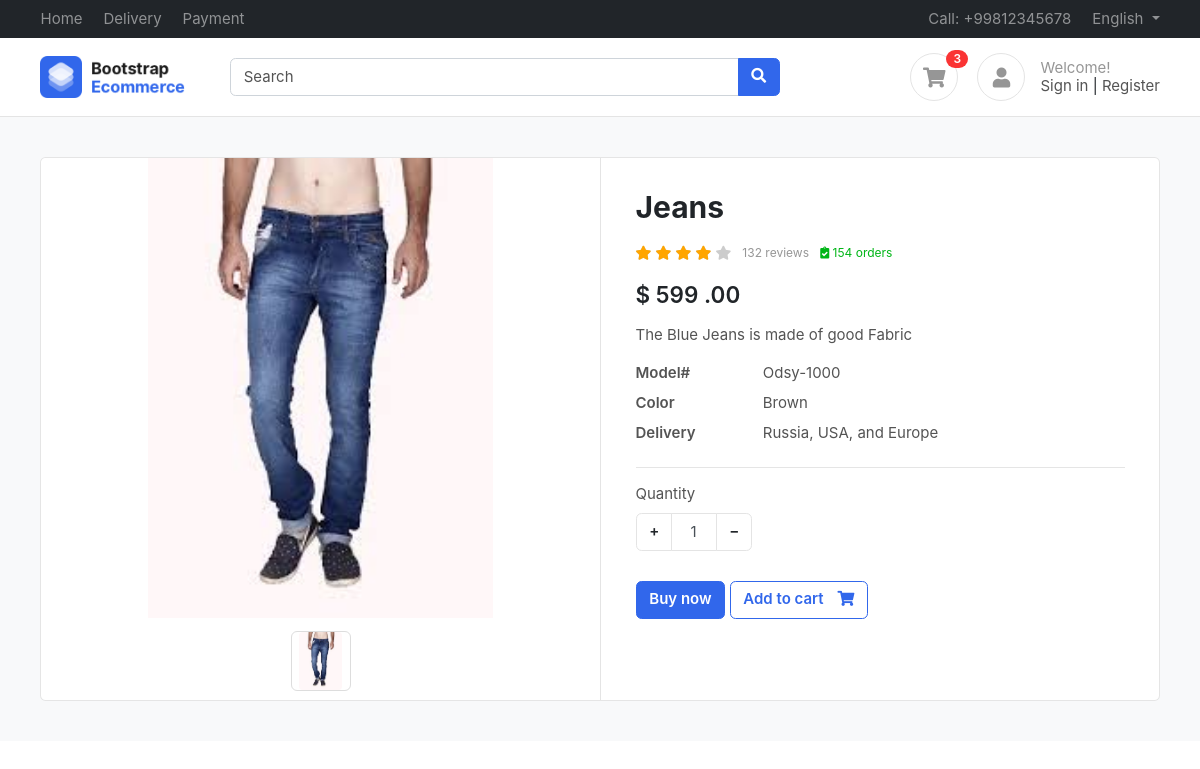
The app's page /products/jeans/ (signed in) with its own data.
### accounts/models.py (models this page shows)
class Profile(BaseModel):
    user=models.OneToOneField(User,on_delete=models.CASCADE,related_name="profile")
    is_email_verified=models.BooleanField(default=False)
    email_token=models.CharField(max_length=100,null=True,blank=True)
    profile_image=models.ImageField(upload_to="profile")
    def get_cart_count(self):
        return Cartitems.objects.filter(cart__user=self.user,cart__is_paid=False).count()

### products/models.py (models this page shows, shortened)
class Product(BaseModel):
    product_name = models.CharField(max_length=100)
    slug = models.SlugField(unique=True,null=True,blank=True)
    price = models.IntegerField()
    category = models.ForeignKey(Category, on_delete=models.CASCADE,related_name="products")
    product_description = models.TextField()
    color = models.ManyToManyField(ColorVariant,blank=True)
    size = models.ManyToManyField(SizeVariant,blank=True)

class ProductImage(BaseModel):
    product = models.ForeignKey(Product, on_delete=models.CASCADE, related_name="product_images")
    image = models.ImageField(upload_to="product")
    is_featured = models.BooleanField(default=False)

### products/views.py (the view)
# urls.py: path('<slug>/',get_products,name='get_products'),
def get_products(request , slug):
    print(request.user)
    try:
        product=Product.objects.get(slug=slug)
        context={'product':product}
        if request.GET.get('size'):
            size = request.GET.get('size')
            price=product.get_product_price_by_size(size)
            context['selected_size']=size
            context['updated_price']=price
        return render(request,'products/products.html',context=context)
    except Exception as e:
        print(e)

### templates/products/products.html (shortened to what this page needs)
{% extends "base/base.html" %}
{% block start %}
<section class="section-content padding-y bg">
    <div class="container">
    <div class="card">
        <div class="row no-gutters">
            <aside class="col-md-6">
    <article class="gallery-wrap">
    <div class="img-big-wrap">
      <div> <a href="#"><img src="/media/{{product.product_images.first.image}}"></a></div>
    </div>
    <div class="thumbs-wrap">
      {% for image in product.product_images.all %}
      <a href="#" class="item-thumb"> <img src="/media/{{image.image}}"></a>
      {% endfor %}
    </div>
    </article>
            </aside>
            <main class="col-md-6 border-left">
    <article class="content-body">
    <h2 class="title">{{product.product_name}}</h2>
    <div class="rating-wrap my-3">
        <ul class="rating-stars">
            <li style="width:80%" class="stars-active">
                <i class="fa fa-star"></i> <i class="fa fa-star"></i>
                <i class="fa fa-star"></i> <i class="fa fa-star"></i>
            </li>
            <li>
                <i class="fa fa-star"></i> <i class="fa fa-star"></i>
                <i class="fa fa-star"></i> <i class="fa fa-star"></i>
                <i class="fa fa-star"></i>
            </li>
        </ul>
        <small class="label-rating text-muted">132 reviews</small>
        <small class="label-rating text-success"> <i class="fa fa-clipboard-check"></i> 154 orders </small>
    </div>
    <div class="mb-3">
        <var class="price h4">${% if updated_price %}
          {{updated_price}}
          {% else %}
          {{product.price}}
          {% endif %}
          .00</var>
    </div>
    <p>{{product.product_description}}</p>
    <dl class="row">
      <dt class="col-sm-3">Model#</dt>
      <dd class="col-sm-9">Odsy-1000</dd>
      <dt class="col-sm-3">Color</dt>
      <dd class="col-sm-9">Brown</dd>
      <dt class="col-sm-3">Delivery</dt>
      <dd class="col-sm-9">Russia, USA, and Europe </dd>
    </dl>
    <hr>
        <div class="form-row">
            <div class="form-group col-md flex-grow-0">
                <label>Quantity</label>
                <div class="input-group mb-3 input-spinner">
                  <div class="input-group-prepend">
                    <button class="btn btn-light" type="button" id="button-plus"> + </button>
                  </div>
                  <input type="text" class="form-control" value="1">
                  <div class="input-group-append">
                    <button class="btn btn-light" type="button" id="button-minus"> − </button>
                  </div>
                </div>
            </div>
        </div>
        <a href="#" class="btn  btn-primary"> Buy now </a>
        <a href="{% url 'add_to_cart' product.uid %}?size={{selected_size}}" class="btn  btn-outline-primary"> <span class="text">Add to cart</span> <i class="fas fa-shopping-cart"></i>  </a>
    </article>
            </main>
        </div>
    </div>
    </div>
    </section>
{% endblock %}

### templates/base/base.html (shortened to what this page needs)
<!DOCTYPE HTML>
<html lang="en">
<head>
<link href="/media/css/bootstrap.css" rel="stylesheet" type="text/css"/>
<link href="/media/fonts/fontawesome/css/all.min.css" type="text/css" rel="stylesheet">
<link href="/media/css/ui.css" rel="stylesheet" type="text/css"/>
<link href="/media/css/responsive.css" rel="stylesheet" />
</head>
<body>
	<header class="section-header">
		<nav class="navbar navbar-dark navbar-expand p-0 bg-dark">
		<div class="container">
			<ul class="navbar-nav d-none d-md-flex mr-auto">
				<li class="nav-item"><a class="nav-link" href="#">Home</a></li>
				<li class="nav-item"><a class="nav-link" href="#">Delivery</a></li>
				<li class="nav-item"><a class="nav-link" href="#">Payment</a></li>
			</ul>
			<ul class="navbar-nav">
				<li class="nav-item"><a href="#" class="nav-link"> Call: +99812345678 </a></li>
				<li class="nav-item dropdown">
					 <a href="#" class="nav-link dropdown-toggle" data-toggle="dropdown"> English </a>
				</li>
			</ul>
		  </div>
		</nav>
		<section class="header-main border-bottom">
			<div class="container">
		<div class="row align-items-center">
			<div class="col-lg-2 col-4">
				<div class="brand-wrap">
					<img class="logo" src="images/logo.png">
				</div>
			</div>
			<div class="col-lg-6 col-sm-12">
				<form action="#" class="search">
					<div class="input-group w-100">
						<input type="text" class="form-control" placeholder="Search">
						<div class="input-group-append">
						  <button class="btn btn-primary" type="submit">
							<i class="fa fa-search"></i>
						  </button>
						</div>
					</div>
				</form>
			</div>
			<div class="col-lg-4 col-sm-6 col-8">
				<div class="widgets-wrap float-md-right">
					<div class="widget-header  mr-3">
						<a href="{% url 'cart' %}" class="icon icon-sm rounded-circle border"><i class="fa fa-shopping-cart"></i></a>
						<span class="badge badge-pill badge-danger notify">{{request.user.profile.get_cart_count}}</span>
					</div>
					<div class="widget-header icontext">
						<a href="#" class="icon icon-sm rounded-circle border"><i class="fa fa-user"></i></a>
						<div class="text">
							<span class="text-muted">Welcome!</span>
							<div>
								<a href="#">Sign in</a> |
								<a href="#"> Register</a>
							</div>
						</div>
					</div>
				</div>
			</div>
		</div>
			</div>
		</section>
		</header>
        {% block start %}
        {% endblock %}
        </body>
        </html>

### public/static/css/ui.css (style rules this page uses)
html { font-family: 'Inter', sans-serif; font-size: 15px; }
.content-body { flex: 1 1 auto; padding: 2rem 2.3rem; }
.icon-xs, .icon-sm, .icon-md, .icon-lg { display: inline-block; text-align: center; flex-shrink: 0; flex-grow: 0; }
.icon-sm { width: 48px; height: 48px; line-height: 48px; font-size: 20px; }
.padding-y { padding-top: 40px; padding-bottom: 40px; }
var { font-style: normal; }
article:after, .form-group:after { display: block; clear: both; content: ""; }
.bg { background-color: #f8f9fa; }
.card .title { color: #212529; }
.header-main { position: relative; padding-top: 1rem; padding-bottom: 1rem; }
.brand-wrap .logo, .navbar-brand .logo { margin-right: 7px; max-height: 42px; display: inline-block; }
.widget-header { display: inline-block; vertical-align: middle; position: relative; }
.widget-header a { color: #545454; }
.widget-header i { color: #969696; }
.widget-header .notify { position: absolute; top: -3px; right: -10px; }
.btn-light { background-color: #fff; border-color: #e4e4e4; }
.btn .text + i { margin-left: 10px; }
dl[class="row"] { margin-bottom: 0; }
.icontext { display: inline-flex; align-items: center; vertical-align: middle; }
.icontext .text { width: 100%; line-height: 1.2; color: #212529; }
.icontext .icon { position: relative; margin-right: 15px; flex-shrink: 0; flex-grow: 0; }
.notify { position: absolute; top: -4px; right: -10px; display: inline-block; padding: .25em .6em; font-size: 12px; line-height: 1; text-align: center; border-radius: 3rem; color: #fff; background-color: #fa3434; }
.price { font-weight: 600; color: #212529; }
.label-rating { margin-left: 7px; display: inline-block; vertical-align: middle; }
.rating-stars { display: inline-block; vertical-align: middle; list-style: none; margin: 0; padding: 0; position: relative; white-space: nowrap; clear: both; }
.rating-stars i { font-size: 14px; color: #ccc; display: inline; }
.rating-stars li { display: block; text-overflow: clip; white-space: nowrap; z-index: 1; }
.rating-stars li.stars-active { z-index: 2; position: absolute; top: 0; left: 0; overflow: hidden; }
.rating-stars li.stars-active i { color: orange; }
.input-spinner { width: 120px; flex-wrap: nowrap; display: inline-flex; }
.input-spinner input.form-control { text-align: center; max-width: 46px; flex-basis: 46px; border-color: #e4e4e4; flex-grow: 0; }
.input-spinner .btn { width: 36px; text-align: center; }
.gallery-wrap .img-big-wrap { margin-bottom: 10px; border-radius: 0.37rem; overflow: hidden; background-color: #fff; }
.gallery-wrap .img-big-wrap a { text-align: center; display: block; }
.gallery-wrap .img-big-wrap img { height: 460px; width: auto; display: inline-block; cursor: zoom-in; }
.gallery-wrap .thumbs-wrap { text-align: center; }
.gallery-wrap .thumbs-wrap .item-thumb { width: 60px; height: 60px; border: 1px solid #ddd; border-radius: 6px; margin: 3px; display: inline-block; overflow: hidden; }
.gallery-wrap .thumbs-wrap img { max-width: 100%; max-height: 100%; object-fit: cover; border-radius: 4px; cursor: zoom-in; }

### records on screen
Product: product_images.first.image (picture), product_name "Jeans", price "599", product_description "The Blue Jeans is made of good Fabric"
ProductImage: image (picture)

### other values on screen
{{ request.user.profile.get_cart_count }} "3"
